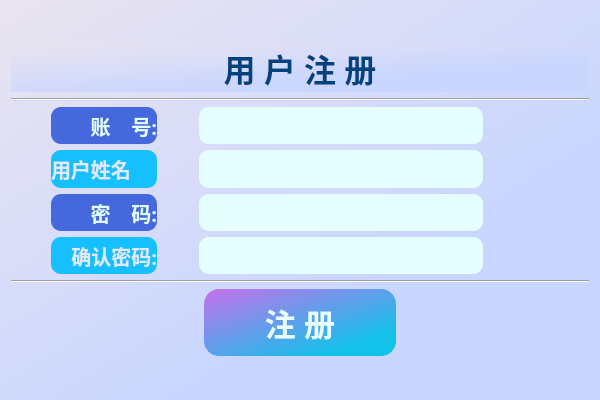
<?xml version="1.0" encoding="UTF-8"?>
<ui version="4.0">
 <class>Form</class>
 <widget class="QWidget" name="Form">
  <property name="geometry">
   <rect>
    <x>0</x>
    <y>0</y>
    <width>600</width>
    <height>400</height>
   </rect>
  </property>
  <property name="windowTitle">
   <string>Form</string>
  </property>
  <property name="styleSheet">
   <string notr="true">background-color: qlineargradient(spread:pad, x1:0.0199005, y1:0, x2:0.796, y2:0.847, stop:0 #e9e4f0, stop:0.81592 #c9d6ff);color:rgb(0, 67, 125)</string>
  </property>
  <layout class="QVBoxLayout" name="verticalLayout_3" stretch="1,1,1,5,2,2,1">
   <item>
    <spacer name="verticalSpacer_3">
     <property name="orientation">
      <enum>Qt::Vertical</enum>
     </property>
     <property name="sizeHint" stdset="0">
      <size>
       <width>20</width>
       <height>29</height>
      </size>
     </property>
    </spacer>
   </item>
   <item>
    <widget class="QLabel" name="label">
     <property name="font">
      <font>
       <family>楷体</family>
       <pointsize>24</pointsize>
       <weight>75</weight>
       <bold>true</bold>
      </font>
     </property>
     <property name="styleSheet">
      <string notr="true"/>
     </property>
     <property name="text">
      <string>用 户 注 册</string>
     </property>
     <property name="alignment">
      <set>Qt::AlignCenter</set>
     </property>
    </widget>
   </item>
   <item>
    <widget class="Line" name="line_2">
     <property name="orientation">
      <enum>Qt::Horizontal</enum>
     </property>
    </widget>
   </item>
   <item>
    <layout class="QHBoxLayout" name="horizontalLayout" stretch="0,3,1,8,3">
     <item>
      <spacer name="horizontalSpacer_4">
       <property name="orientation">
        <enum>Qt::Horizontal</enum>
       </property>
       <property name="sizeHint" stdset="0">
        <size>
         <width>40</width>
         <height>20</height>
        </size>
       </property>
      </spacer>
     </item>
     <item>
      <layout class="QVBoxLayout" name="verticalLayout_2">
       <item>
        <widget class="QLabel" name="label_2">
         <property name="font">
          <font>
           <family>楷体</family>
           <pointsize>15</pointsize>
           <weight>75</weight>
           <bold>true</bold>
          </font>
         </property>
         <property name="styleSheet">
          <string notr="true">background-color: #4568dc;color:rgb(225, 255, 253);border-radius:10px</string>
         </property>
         <property name="text">
          <string>账    号:</string>
         </property>
         <property name="alignment">
          <set>Qt::AlignRight|Qt::AlignTrailing|Qt::AlignVCenter</set>
         </property>
        </widget>
       </item>
       <item>
        <widget class="QLabel" name="label_3">
         <property name="font">
          <font>
           <family>楷体</family>
           <pointsize>15</pointsize>
           <weight>75</weight>
           <bold>true</bold>
          </font>
         </property>
         <property name="styleSheet">
          <string notr="true">background-color: rgb(22, 191, 253);color:#e0eafc;border-radius:10px</string>
         </property>
         <property name="text">
          <string>用户姓名</string>
         </property>
        </widget>
       </item>
       <item>
        <widget class="QLabel" name="label_5">
         <property name="font">
          <font>
           <family>楷体</family>
           <pointsize>15</pointsize>
           <weight>75</weight>
           <bold>true</bold>
          </font>
         </property>
         <property name="styleSheet">
          <string notr="true">background-color: #4568dc;color:rgb(225, 255, 253);border-radius:10px</string>
         </property>
         <property name="text">
          <string>密    码:</string>
         </property>
         <property name="alignment">
          <set>Qt::AlignRight|Qt::AlignTrailing|Qt::AlignVCenter</set>
         </property>
        </widget>
       </item>
       <item>
        <widget class="QLabel" name="label_4">
         <property name="font">
          <font>
           <family>楷体</family>
           <pointsize>15</pointsize>
           <weight>75</weight>
           <bold>true</bold>
          </font>
         </property>
         <property name="styleSheet">
          <string notr="true">background-color: rgb(22, 191, 253);color:#e0eafc;border-radius:10px</string>
         </property>
         <property name="text">
          <string>确认密码:</string>
         </property>
         <property name="alignment">
          <set>Qt::AlignRight|Qt::AlignTrailing|Qt::AlignVCenter</set>
         </property>
        </widget>
       </item>
      </layout>
     </item>
     <item>
      <spacer name="horizontalSpacer_2">
       <property name="orientation">
        <enum>Qt::Horizontal</enum>
       </property>
       <property name="sizeHint" stdset="0">
        <size>
         <width>40</width>
         <height>20</height>
        </size>
       </property>
      </spacer>
     </item>
     <item>
      <layout class="QVBoxLayout" name="verticalLayout">
       <item>
        <widget class="QLineEdit" name="account">
         <property name="sizePolicy">
          <sizepolicy hsizetype="Expanding" vsizetype="Ignored">
           <horstretch>0</horstretch>
           <verstretch>0</verstretch>
          </sizepolicy>
         </property>
         <property name="font">
          <font>
           <family>楷体</family>
           <pointsize>15</pointsize>
           <weight>75</weight>
           <bold>true</bold>
          </font>
         </property>
         <property name="styleSheet">
          <string notr="true">color:rgb(40, 62, 81);border-radius:10px;background-color: rgb(229, 255, 254);</string>
         </property>
        </widget>
       </item>
       <item>
        <widget class="QLineEdit" name="user_name">
         <property name="sizePolicy">
          <sizepolicy hsizetype="Expanding" vsizetype="Ignored">
           <horstretch>0</horstretch>
           <verstretch>0</verstretch>
          </sizepolicy>
         </property>
         <property name="font">
          <font>
           <family>楷体</family>
           <pointsize>15</pointsize>
           <weight>75</weight>
           <bold>true</bold>
          </font>
         </property>
         <property name="styleSheet">
          <string notr="true">color:rgb(40, 62, 81);border-radius:10px;background-color: rgb(229, 255, 254);</string>
         </property>
        </widget>
       </item>
       <item>
        <widget class="QLineEdit" name="password">
         <property name="sizePolicy">
          <sizepolicy hsizetype="Expanding" vsizetype="Ignored">
           <horstretch>0</horstretch>
           <verstretch>0</verstretch>
          </sizepolicy>
         </property>
         <property name="font">
          <font>
           <family>楷体</family>
           <pointsize>15</pointsize>
           <weight>75</weight>
           <bold>true</bold>
          </font>
         </property>
         <property name="styleSheet">
          <string notr="true">color:rgb(40, 62, 81);border-radius:10px;background-color: rgb(229, 255, 254);</string>
         </property>
        </widget>
       </item>
       <item>
        <widget class="QLineEdit" name="confirm">
         <property name="sizePolicy">
          <sizepolicy hsizetype="Expanding" vsizetype="Ignored">
           <horstretch>0</horstretch>
           <verstretch>0</verstretch>
          </sizepolicy>
         </property>
         <property name="font">
          <font>
           <family>楷体</family>
           <pointsize>15</pointsize>
           <weight>75</weight>
           <bold>true</bold>
          </font>
         </property>
         <property name="styleSheet">
          <string notr="true">color:rgb(40, 62, 81);border-radius:10px;background-color: rgb(229, 255, 254);</string>
         </property>
        </widget>
       </item>
      </layout>
     </item>
     <item>
      <spacer name="horizontalSpacer_3">
       <property name="orientation">
        <enum>Qt::Horizontal</enum>
       </property>
       <property name="sizeHint" stdset="0">
        <size>
         <width>40</width>
         <height>20</height>
        </size>
       </property>
      </spacer>
     </item>
    </layout>
   </item>
   <item>
    <widget class="Line" name="line">
     <property name="orientation">
      <enum>Qt::Horizontal</enum>
     </property>
    </widget>
   </item>
   <item>
    <layout class="QHBoxLayout" name="horizontalLayout_2" stretch="2,2,2">
     <item>
      <spacer name="horizontalSpacer">
       <property name="orientation">
        <enum>Qt::Horizontal</enum>
       </property>
       <property name="sizeHint" stdset="0">
        <size>
         <width>40</width>
         <height>20</height>
        </size>
       </property>
      </spacer>
     </item>
     <item>
      <widget class="QPushButton" name="registered">
       <property name="sizePolicy">
        <sizepolicy hsizetype="Minimum" vsizetype="Ignored">
         <horstretch>0</horstretch>
         <verstretch>0</verstretch>
        </sizepolicy>
       </property>
       <property name="font">
        <font>
         <family>楷体</family>
         <pointsize>23</pointsize>
         <weight>75</weight>
         <bold>true</bold>
        </font>
       </property>
       <property name="styleSheet">
        <string notr="true">background-color: qlineargradient(spread:pad, x1:0.0199005, y1:0, x2:1, y2:1, stop:0#c471ed, stop:0.81592 #12c2e9);color:rgb(233, 254, 255);border-radius:15px</string>
       </property>
       <property name="text">
        <string>注 册</string>
       </property>
      </widget>
     </item>
     <item>
      <spacer name="horizontalSpacer_5">
       <property name="orientation">
        <enum>Qt::Horizontal</enum>
       </property>
       <property name="sizeHint" stdset="0">
        <size>
         <width>40</width>
         <height>20</height>
        </size>
       </property>
      </spacer>
     </item>
    </layout>
   </item>
   <item>
    <spacer name="verticalSpacer_2">
     <property name="orientation">
      <enum>Qt::Vertical</enum>
     </property>
     <property name="sizeHint" stdset="0">
      <size>
       <width>20</width>
       <height>29</height>
      </size>
     </property>
    </spacer>
   </item>
  </layout>
 </widget>
 <resources/>
 <connections/>
</ui>
